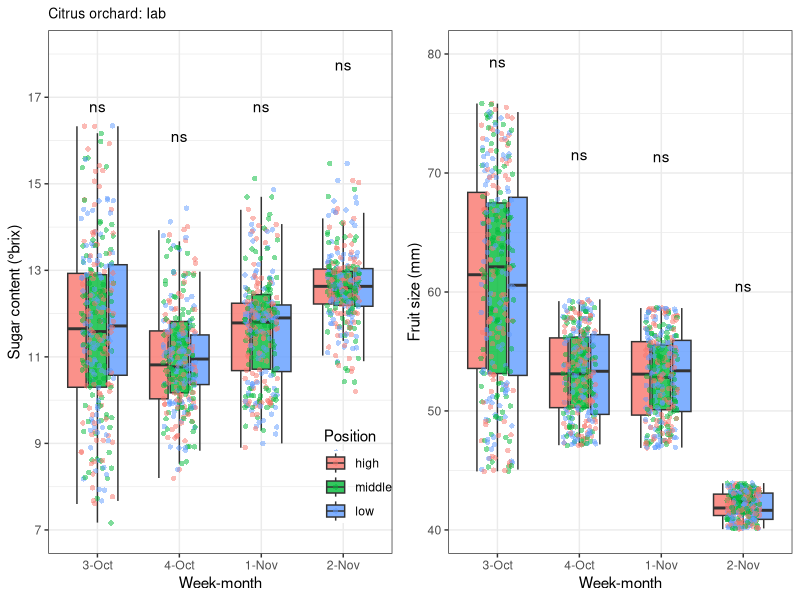

This chart was generated by the following R code:
##Fig.5A

rm(list=ls())
library(dplyr)
library(tidyverse)
library(lubridate)
library(ggplot2)
library(ggpubr)
library(gridExtra)

fruit <- read.csv("citrus_fruit_data_3_replicate.csv", encoding = "UTF-8")
fruit$monthweek <- paste(fruit$researched_month, fruit$researched_week, sep = "-")
fruit$researched_at <- as.Date(fruit$researched_at, format='%Y-%m-%d')
fruit$monthweek <- as.factor(fruit$monthweek)
fruit$position <- factor(fruit$position, levels = c("high", "middle", "low"))
head(fruit)
glimpse(fruit)

farm_iab <- fruit[fruit$farm_id == "iab", ]

##Sugar content
dang_sel <- farm_iab |> group_by(monthweek) |> 
  summarise(average = mean(brix))
head(dang_sel)
dang_sel$average

head(farm_iab)
farm_iab$farm_id <- farm_iab$farm_id |> str_replace("i", "I")
names(farm_iab)[4] <- c("Position")

ddo <- ggplot(farm_iab, aes(x=monthweek, y=brix, fill = Position)) +
  geom_boxplot(aes(fill=Position), alpha=0.8, outlier.shape = NA) +
  geom_jitter(aes(color=Position), alpha=0.5, shape=16, position=position_jitter(0.2)) +
  theme_bw() +
  theme(legend.position = c(0.9, 0.15), plot.title = element_text(size=10),
        legend.background = element_rect(fill='transparent')) +
  labs(title="Citrus orchard: Iab",
       x = "Week-month", 
       y = "Sugar content (°brix)") +
  scale_y_continuous(limits = c(7, 18), breaks=seq(7, 17, 2)) +
  stat_compare_means(aes(group = Position), label = "p.signif", label.y = dang_sel$average+5) +
  scale_x_discrete(labels = c('3-Oct', '4-Oct', '1-Nov', '2-Nov'))

##Fruit size
size_sel <- farm_iab |> group_by(monthweek) |> 
  summarise(average = mean(size))
head(size_sel)


siz <- ggplot(farm_iab, aes(x=monthweek, y=size, fill = Position)) +
  geom_boxplot(aes(fill=Position), alpha=0.8, outlier.shape = NA) +
  geom_jitter(aes(color=Position), alpha=0.5, shape=16, position=position_jitter(0.2)) +
  theme_bw() +
  theme(legend.position = "none", plot.title = element_text(size=10),
        legend.background = element_rect(fill='transparent')) +
  labs(title="",
       x = "Week-month", 
       y = "Fruit size (mm)") +
  scale_y_continuous(limits = c(40, 80), breaks=seq(40, 80, 10)) +
  stat_compare_means(aes(group = Position), label = "p.signif", label.y = size_sel$average+18) +
  scale_x_discrete(labels = c('3-Oct', '4-Oct', '1-Nov', '2-Nov'))


grid.arrange(ddo, siz, nrow=1)
